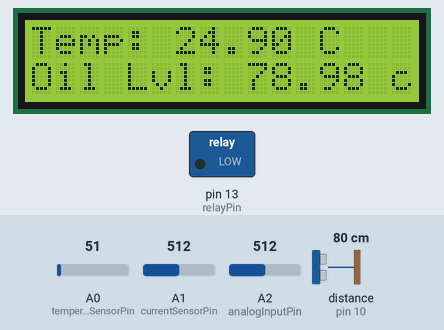
Simulated run of this sketch. Board: Arduino Uno, built with avr-gcc and run on an emulated ATmega328P. On the bench: 16×2 character LCD, switched loads named in the sketch (green lamp = pin HIGH). Wiring (inferred from the names in the program): ultrasonic range finder: trigger pin 9; echo pin 10. Inputs (shaded band) come from the test bench; at power-on: distance to the obstacle (sensor on pin 10) 80 cm, A1 (currentSensorPin) = 512, A0 (temperatureSensorPin) = 51, A2 (analogInputPin) = 512. The echo pulse lasts 58.3 µs per cm; the modem accepts every AT command (registered, SIM ready, sends succeed) and sends nothing else; pins used as bus, display or sensor lines are not drawn.

Above: at 1.5 s.
1.6 s: distance to the obstacle (sensor on pin 10) set to 45 cm
At 6.4 s:
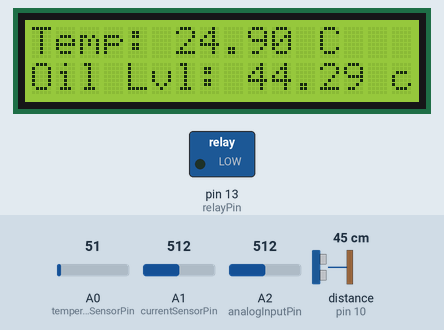
6.9 s: distance to the obstacle (sensor on pin 10) set to 37 cm
At 12.8 s:
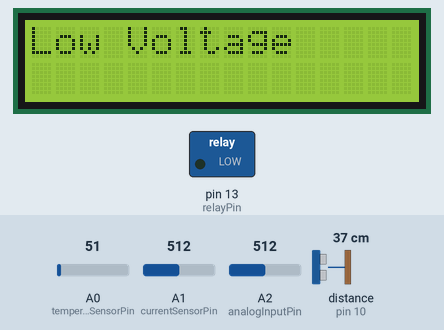
15.7 s: A1 (currentSensorPin) set to 953
At 20.5 s:
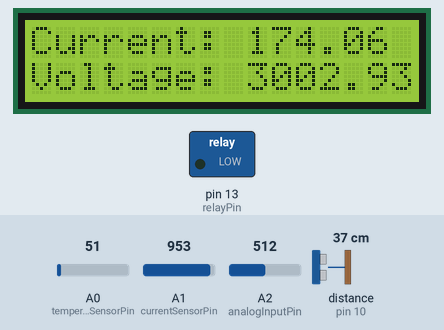
21.2 s: A1 (currentSensorPin) set to 973
At 30.2 s:
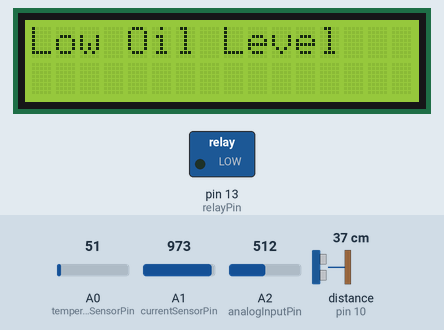
31.0 s: A0 (temperatureSensorPin) set to 61
At 33.2 s:
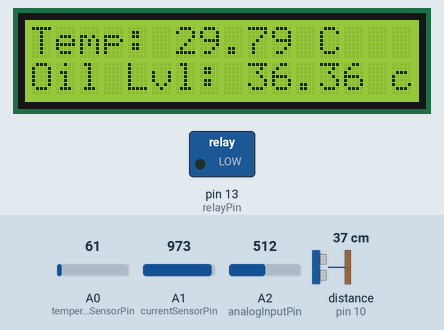
39.6 s: A2 (analogInputPin) set to 716
At 45.6 s:
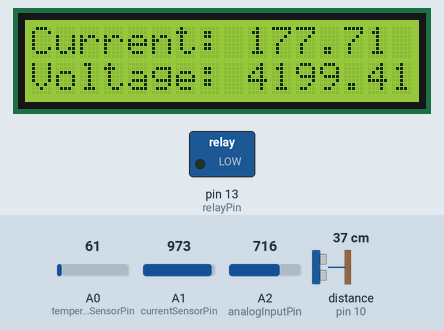
Timing chart, 0 to 47.1 s (numbered marks = the images above; inputs shaded):
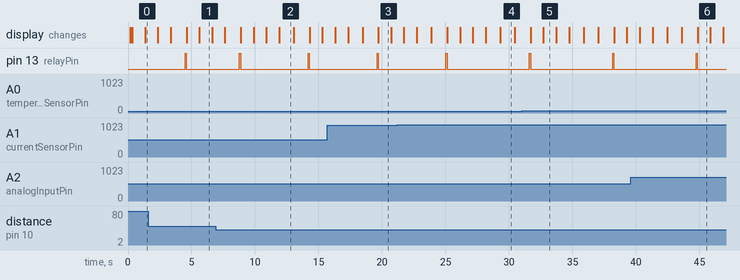

The sketch:

NEW.ino
```cpp
#include <LiquidCrystal.h>
#include <SoftwareSerial.h>

SoftwareSerial gsmSerial(1, 0);

int adcValue;
int analogInputPin = A2;

const int temperatureSensorPin = A0;
const int currentSensorPin = A1;
const int ultrasonicTrigPin = 9;
const int ultrasonicEchoPin = 10;
const int relayPin = 13;

const float currentThreshold = 185.0;
const float voltageThreshold = 4500.0;
const float temperatureThreshold = 100.0;
const float oilLevelThreshold = 40.0;
const float loadingLevelThreshold = 95.0;

bool relayState = HIGH;

bool currentFault = false;
bool voltageFault = false;
bool temperatureFault = false;
bool oilLevelFault = false;
bool loadingLevelFault = false;

LiquidCrystal lcd(7, 6, 5, 4, 3, 2);

void setup() {
  pinMode(relayPin, OUTPUT);
  pinMode(ultrasonicTrigPin, OUTPUT);
  pinMode(ultrasonicEchoPin, INPUT);

  lcd.begin(16, 2);
  lcd.print("Transformer Monitor");
  lcd.setCursor(0, 1);
  lcd.print("and Control System");
  delay(100);
  lcd.clear();

  gsmSerial.begin(9600);
  delay(10);
  sendSMS("System initialized");
}

void loop() {
  digitalWrite(relayPin, LOW);
  relayState = LOW;

  float current = readCurrentSensor();
  float voltage = readVoltageSensor();
  float temperature = readTemperatureSensor();
  float oilLevel = readUltrasonicSensor();
  float loadingLevel = calculateLoadingLevel(current);

  currentFault = current > currentThreshold;
  voltageFault = voltage < voltageThreshold;
  temperatureFault = temperature > temperatureThreshold;
  oilLevelFault = oilLevel < oilLevelThreshold;
  loadingLevelFault = loadingLevel > loadingLevelThreshold;

  lcd.clear();
  lcd.setCursor(0, 0);
  lcd.print("Current: ");
  lcd.print(current);
  lcd.print(" A");

  lcd.setCursor(0, 1);
  lcd.print("Voltage: ");
  lcd.print(voltage);
  lcd.print(" V");

  delay(1000);

  lcd.clear();
  lcd.setCursor(0, 0);
  lcd.print("Temp: ");
  lcd.print(temperature);
  lcd.print(" C");

  lcd.setCursor(0, 1);
  lcd.print("Oil Lvl: ");
  lcd.print(oilLevel);
  lcd.print(" cm");

  delay(1000);

  lcd.clear();
  lcd.setCursor(0, 0);
  lcd.print("Loading %: ");
  lcd.print(loadingLevel);
  lcd.print(" %");

  delay(1000);

  if (currentFault) {
    lcd.clear();
    lcd.print("Over-Current");
    sendSMS("NO FAULT DETECTED");
    delay(1000);
  }

  if (voltageFault) {
    lcd.clear();
    lcd.print("Low Voltage");
    sendSMS("NO FAULT DETECTED");
    delay(1000);
  }

  if (temperatureFault) {
    lcd.clear();
    lcd.print("High Temperature");
    sendSMS("NO FAULT DETECTED");
    delay(1000);
  }

  if (oilLevelFault) {
    lcd.clear();
    lcd.print("Low Oil Level");
    sendSMS("NO FAULT DETECTED");
    delay(1000);
  }

  if (loadingLevelFault) {
    lcd.clear();
    lcd.print("Overloading");
    sendSMS("NO FAULT DETECTED");
    delay(1000);
  }

  if (!currentFault && !loadingLevelFault && !voltageFault && !temperatureFault && !oilLevelFault) {
    lcd.clear();
    lcd.print("NO FAULT DETECTED");
    delay(1000);
  }

  if (currentFault || loadingLevelFault || voltageFault) {
    if (relayState == LOW) {
      digitalWrite(relayPin, HIGH);
      relayState = HIGH;
    }
  } else {
    if (relayState == HIGH) {
      digitalWrite(relayPin, LOW);
      relayState = LOW;
    }
  }

  if (!currentFault && !loadingLevelFault) {
    if (relayState == LOW) {
      digitalWrite(relayPin, HIGH);
      relayState = HIGH;
    }
  }

  delay(100);
}

void sendSMS(const char* message) {
  gsmSerial.println("AT+CMGF=1");
  delay(10);
  gsmSerial.println("AT+CMGS=\"PERSONEL INCHARGE\"");
  delay(10);
  gsmSerial.println(message);
  delay(10);
  gsmSerial.println((char)26);
  delay(50);
}

float readCurrentSensor() {
  int rawValue = analogRead(currentSensorPin);
  float voltage = rawValue * (5.0 / 1024.0);
  float current = voltage * 6.92 / 0.185;
  return current;
}

float readUltrasonicSensor() {
  digitalWrite(ultrasonicTrigPin, LOW);
  delayMicroseconds(2);
  digitalWrite(ultrasonicTrigPin, HIGH);
  delayMicroseconds(10);
  digitalWrite(ultrasonicTrigPin, LOW);

  long duration = pulseIn(ultrasonicEchoPin, HIGH);
  float distance = duration * 0.034 / 2.0;

  return distance;
}

float readTemperatureSensor() {
  int rawValue = analogRead(temperatureSensorPin);
  float voltage = rawValue * (5.0 / 1024.0);
  float temperature = voltage * 100.0;
  return temperature;
}

float readVoltageSensor() {
  int rawValue = analogRead(analogInputPin);
  float voltage = rawValue * 6000.0 / 1023.0;

  return voltage;
}

float calculateLoadingLevel(float current) {
  float loadingLevel = (current / currentThreshold) * 100.0;
  return loadingLevel;
}
```

Measured:
- the behaviour switches between 41 and 40 cm on distance to the obstacle (sensor on pin 10) (found by bisection; images 1 and 2)
- the behaviour switches between 962 and 963 on A1 (currentSensorPin) (found by bisection; images 3 and 4)
- after the input at 6.9 s, pin 13 (relayPin): LOW → HIGH after 7.3 s, → LOW 0.10 s later
- after the input at 21.2 s, pin 13 (relayPin): goes on until 25.1 s, then stays LOW
- what the display in image 1 shows lasts 1.0 s, from 5.6 s to 6.6 s
- what the display in image 2 shows lasts 1.2 s, from 11.9 s to 13.1 s
